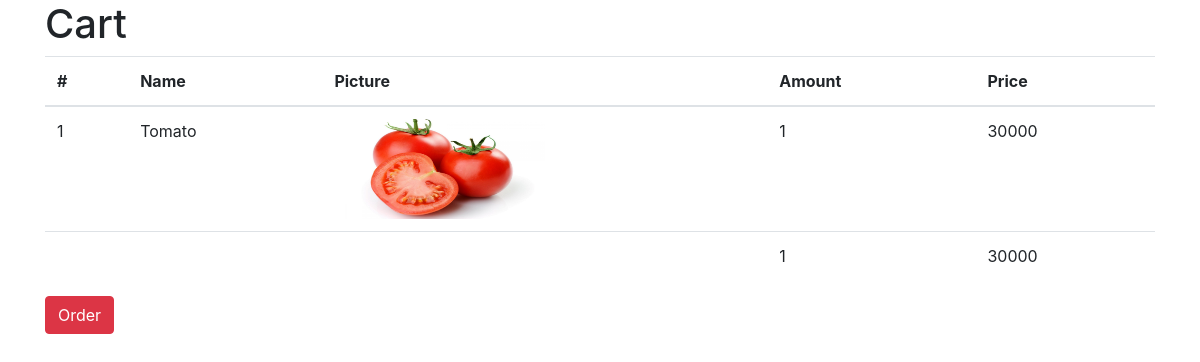
The app's page /cart/index.php?id=1 with its own data.
### tables this page shows
CREATE TABLE `vegetable` (
  `VegetableID` int(10) NOT NULL,
  `CategoryID` int(10) NOT NULL,
  `VegetableName` varchar(30) NOT NULL,
  `Unit` varchar(20) NOT NULL,
  `Amount` int(10) NOT NULL,
  `Image` varchar(50) NOT NULL,
  `Price` float NOT NULL
);

### connection.php (called while the page is built, shortened)
<?php
class connection {
    private $dbHostname = "localhost";
    private $dbUsername = "root";
    private $dbPassword = "";
    private $dbName = "market";
    public function __construct() {
        $this->conn = mysqli_connect($this->dbHostname,$this->dbUsername,$this->dbPassword,$this->dbName);
    }
}
?>

### class/vegetable.php (called while the page is built, shortened)
<?php
class vegetable extends connection {
    public function getByID($vegetableID) {
        $sql="SELECT * FROM vegetable WHERE VegetableID='$vegetableID'";
        $result=mysqli_query($this->conn,$sql);
        $row=mysqli_fetch_array($result);
        return json_encode($row);
    }
}
?>

### cart/index.php (the view, shortened to what this page needs)
<!DOCTYPE html>
<html lang="en">
<head>
    <link rel="stylesheet" type="text/css" href="../css/bootstrap.css">
</head>
<body>
    <div class="container">
        <h1>Cart</h1>
        <table class="table">
        <thead>
          <tr>
            <th>#</th>
            <th>Name</th>
            <th>Picture</th>
            <th>Amount</th>
            <th>Price</th>
          </tr>
        </thead>
        <tbody>
        <?php
        require("../connection.php");
        require("../class/vegetable.php");
        $vegetable=new vegetable();
        $sl=0;
        $tong=0;
        if (isset($_GET['id'])) {
            $t=1;
            foreach ($_SESSION['cart'] as $key=>$value) {
                $vegeM=json_decode($vegetable->getByID($key),true);
                echo '
                <tr>
                    <td>'.$t.'</td>
                    <td>'.$vegeM['VegetableName'].'</td>
                    <td><img src="../'.$vegeM['Image'].'" class="img-fluid mx-auto" style="width: 50%;height: 100px;"></td>
                    <td>'.$value['Quantity'].'</td>
                    <td>'.$vegeM['Price'].'</td>
                </tr>
                ';
                $t++;
                $sl+=$value['Quantity'];
                $tong+=($value['Quantity']*$vegeM['Price']);
            }
        }
        echo '
            <tr>
                <td></td>
                <td></td>
                <td></td>
                <td>'.$sl.'</td>
                <td>'.$tong.'</td>
            </tr>
        '
        ?>
        </tbody>
      </table>
        <button type="button" class="btn btn-danger d-block">
            <a href="../cart/saveorder.php" class="text-white">Order</a>
        </button>
    </div>
</body>
</html>

### records on screen
vegetable: VegetableName "Tomato", Image (picture), Quantity "1", Price "30000"

### other values on screen
$sl "1"
$tong "30000"
